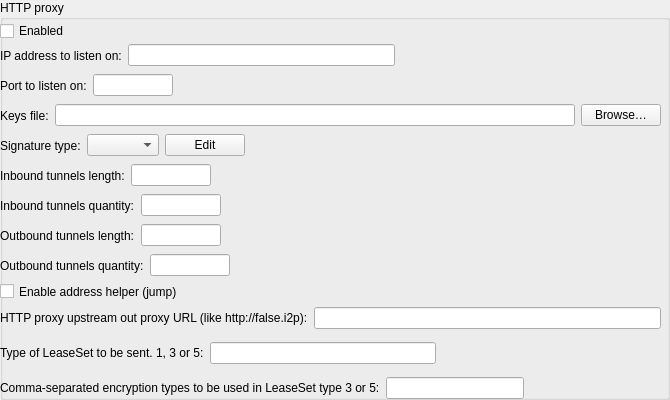
     <widget class="QGroupBox" name="httpProxyGroupBox">
      <property name="minimumSize">
       <size>
        <width>0</width>
        <height>400</height>
       </size>
      </property>
      <property name="maximumSize">
       <size>
        <width>16777215</width>
        <height>400</height>
       </size>
      </property>
      <property name="title">
       <string>HTTP proxy</string>
      </property>
      <widget class="QCheckBox" name="httpProxyEnabledCheckBox">
       <property name="geometry">
        <rect>
         <x>0</x>
         <y>20</y>
         <width>97</width>
         <height>22</height>
        </rect>
       </property>
       <property name="text">
        <string>Enabled</string>
       </property>
      </widget>
      <widget class="QWidget" name="horizontalLayoutWidget_17">
       <property name="geometry">
        <rect>
         <x>0</x>
         <y>40</y>
         <width>661</width>
         <height>31</height>
        </rect>
       </property>
       <layout class="QHBoxLayout" name="horizontalLayout_17">
        <item>
         <widget class="QLabel" name="label_11">
          <property name="text">
           <string>IP address to listen on:</string>
          </property>
         </widget>
        </item>
        <item>
         <widget class="QLineEdit" name="httpProxyAddressLineEdit"/>
        </item>
        <item>
         <spacer name="horizontalSpacer_11">
          <property name="orientation">
           <enum>Qt::Horizontal</enum>
          </property>
          <property name="sizeHint" stdset="0">
           <size>
            <width>40</width>
            <height>20</height>
           </size>
          </property>
         </spacer>
        </item>
       </layout>
      </widget>
      <widget class="QWidget" name="horizontalLayoutWidget_18">
       <property name="geometry">
        <rect>
         <x>0</x>
         <y>70</y>
         <width>661</width>
         <height>31</height>
        </rect>
       </property>
       <layout class="QHBoxLayout" name="horizontalLayout_18">
        <item>
         <widget class="QLabel" name="label_12">
          <property name="text">
           <string>Port to listen on:</string>
          </property>
         </widget>
        </item>
        <item>
         <widget class="QLineEdit" name="httpProxyPortLineEdit">
          <property name="maximumSize">
           <size>
            <width>80</width>
            <height>16777215</height>
           </size>
          </property>
         </widget>
        </item>
        <item>
         <spacer name="horizontalSpacer_12">
          <property name="orientation">
           <enum>Qt::Horizontal</enum>
          </property>
          <property name="sizeHint" stdset="0">
           <size>
            <width>40</width>
            <height>20</height>
           </size>
          </property>
         </spacer>
        </item>
       </layout>
      </widget>
      <widget class="QWidget" name="horizontalLayoutWidget_19">
       <property name="geometry">
        <rect>
         <x>0</x>
         <y>100</y>
         <width>661</width>
         <height>31</height>
        </rect>
       </property>
       <layout class="QHBoxLayout" name="horizontalLayout_19">
        <item>
         <widget class="QLabel" name="label_17">
          <property name="text">
           <string>Keys file:</string>
          </property>
         </widget>
        </item>
        <item>
         <widget class="QLineEdit" name="httpProxyKeyFileLineEdit"/>
        </item>
        <item>
         <widget class="QPushButton" name="httpProxyKeyFilePushButton">
          <property name="text">
           <string>Browse…</string>
          </property>
         </widget>
        </item>
       </layout>
      </widget>
      <widget class="QWidget" name="horizontalLayoutWidget_20">
       <property name="geometry">
        <rect>
         <x>0</x>
         <y>160</y>
         <width>661</width>
         <height>31</height>
        </rect>
       </property>
       <layout class="QHBoxLayout" name="horizontalLayout_20">
        <item>
         <widget class="QLabel" name="label_18">
          <property name="text">
           <string>Inbound tunnels length:</string>
          </property>
         </widget>
        </item>
        <item>
         <widget class="QLineEdit" name="httpProxyInboundTunnelsLenLineEdit">
          <property name="maximumSize">
           <size>
            <width>80</width>
            <height>16777215</height>
           </size>
          </property>
         </widget>
        </item>
        <item>
         <spacer name="horizontalSpacer_13">
          <property name="orientation">
           <enum>Qt::Horizontal</enum>
          </property>
          <property name="sizeHint" stdset="0">
           <size>
            <width>40</width>
            <height>20</height>
           </size>
          </property>
         </spacer>
        </item>
       </layout>
      </widget>
      <widget class="QWidget" name="horizontalLayoutWidget_21">
       <property name="geometry">
        <rect>
         <x>0</x>
         <y>190</y>
         <width>661</width>
         <height>31</height>
        </rect>
       </property>
       <layout class="QHBoxLayout" name="horizontalLayout_21">
        <item>
         <widget class="QLabel" name="label_19">
          <property name="text">
           <string>Inbound tunnels quantity:</string>
          </property>
         </widget>
        </item>
        <item>
         <widget class="QLineEdit" name="httpProxyInboundTunnQuantityLineEdit">
          <property name="maximumSize">
           <size>
            <width>80</width>
            <height>16777215</height>
           </size>
          </property>
         </widget>
        </item>
        <item>
         <spacer name="horizontalSpacer_14">
          <property name="orientation">
           <enum>Qt::Horizontal</enum>
          </property>
          <property name="sizeHint" stdset="0">
           <size>
            <width>40</width>
            <height>20</height>
           </size>
          </property>
         </spacer>
        </item>
       </layout>
      </widget>
      <widget class="QWidget" name="horizontalLayoutWidget_22">
       <property name="geometry">
        <rect>
         <x>0</x>
         <y>220</y>
         <width>661</width>
         <height>31</height>
        </rect>
       </property>
       <layout class="QHBoxLayout" name="horizontalLayout_22">
        <item>
         <widget class="QLabel" name="label_20">
          <property name="text">
           <string>Outbound tunnels length:</string>
          </property>
         </widget>
        </item>
        <item>
         <widget class="QLineEdit" name="httpProxyOutBoundTunnLenLineEdit">
          <property name="maximumSize">
           <size>
            <width>80</width>
            <height>16777215</height>
           </size>
          </property>
         </widget>
        </item>
        <item>
         <spacer name="horizontalSpacer_15">
          <property name="orientation">
           <enum>Qt::Horizontal</enum>
          </property>
          <property name="sizeHint" stdset="0">
           <size>
            <width>40</width>
            <height>20</height>
           </size>
          </property>
         </spacer>
        </item>
       </layout>
      </widget>
      <widget class="QWidget" name="horizontalLayoutWidget_23">
       <property name="geometry">
        <rect>
         <x>0</x>
         <y>250</y>
         <width>661</width>
         <height>31</height>
        </rect>
       </property>
       <layout class="QHBoxLayout" name="horizontalLayout_23">
        <item>
         <widget class="QLabel" name="label_21">
          <property name="text">
           <string>Outbound tunnels quantity:</string>
          </property>
         </widget>
        </item>
        <item>
         <widget class="QLineEdit" name="httpProxyOutboundTunnQuantityLineEdit">
          <property name="maximumSize">
           <size>
            <width>80</width>
            <height>16777215</height>
           </size>
          </property>
         </widget>
        </item>
        <item>
         <spacer name="horizontalSpacer_16">
          <property name="orientation">
           <enum>Qt::Horizontal</enum>
          </property>
          <property name="sizeHint" stdset="0">
           <size>
            <width>40</width>
            <height>20</height>
           </size>
          </property>
         </spacer>
        </item>
       </layout>
      </widget>
      <widget class="QWidget" name="horizontalLayoutWidget_35">
       <property name="geometry">
        <rect>
         <x>0</x>
         <y>130</y>
         <width>661</width>
         <height>31</height>
        </rect>
       </property>
       <layout class="QHBoxLayout" name="horizontalLayout_41">
        <item>
         <widget class="QLabel" name="label_43">
          <property name="text">
           <string>Signature type:</string>
          </property>
         </widget>
        </item>
        <item>
         <widget class="QComboBox" name="comboBox_httpPorxySignatureType"/>
        </item>
        <item>
         <widget class="QPushButton" name="httpProxySignTypeComboEditPushButton">
          <property name="text">
           <string>Edit</string>
          </property>
         </widget>
        </item>
        <item>
         <spacer name="horizontalSpacer_29">
          <property name="orientation">
           <enum>Qt::Horizontal</enum>
          </property>
          <property name="sizeHint" stdset="0">
           <size>
            <width>40</width>
            <height>20</height>
           </size>
          </property>
         </spacer>
        </item>
       </layout>
      </widget>
      <widget class="QCheckBox" name="httpProxyAddressHelperCheckBox">
       <property name="geometry">
        <rect>
         <x>0</x>
         <y>280</y>
         <width>661</width>
         <height>23</height>
        </rect>
       </property>
       <property name="text">
        <string>Enable address helper (jump)</string>
       </property>
      </widget>
      <widget class="QWidget" name="verticalLayoutWidget_6">
       <property name="geometry">
        <rect>
         <x>0</x>
         <y>300</y>
         <width>661</width>
         <height>107</height>
        </rect>
       </property>
       <layout class="QVBoxLayout" name="verticalLayout_6">
        <item>
         <layout class="QHBoxLayout" name="horizontalLayout_52">
          <item>
           <widget class="QLabel" name="label_53">
            <property name="text">
             <string>HTTP proxy upstream out proxy URL (like http://false.i2p):</string>
            </property>
           </widget>
          </item>
          <item>
           <widget class="QLineEdit" name="httpProxyOutproxyLineEdit"/>
          </item>
         </layout>
        </item>
        <item>
         <layout class="QHBoxLayout" name="horizontalLayout_54">
          <item>
           <widget class="QLabel" name="label_54">
            <property name="text">
             <string>Type of LeaseSet to be sent. 1, 3 or 5:</string>
            </property>
           </widget>
          </item>
          <item>
           <widget class="QLineEdit" name="httpProxyI2cpLeaseSetTypeLineEdit"/>
          </item>
          <item>
           <spacer name="horizontalSpacer_40">
            <property name="orientation">
             <enum>Qt::Horizontal</enum>
            </property>
            <property name="sizeHint" stdset="0">
             <size>
              <width>40</width>
              <height>20</height>
             </size>
            </property>
           </spacer>
          </item>
         </layout>
        </item>
        <item>
         <layout class="QHBoxLayout" name="horizontalLayout_53">
          <item>
           <widget class="QLabel" name="label_55">
            <property name="text">
             <string>Comma-separated encryption types to be used in LeaseSet type 3 or 5:</string>
            </property>
           </widget>
          </item>
          <item>
           <widget class="QLineEdit" name="httpProxyI2cpLeaseSetEncTypeLineEdit"/>
          </item>
          <item>
           <spacer name="horizontalSpacer_41">
            <property name="orientation">
             <enum>Qt::Horizontal</enum>
            </property>
            <property name="sizeHint" stdset="0">
             <size>
              <width>40</width>
              <height>20</height>
             </size>
            </property>
           </spacer>
          </item>
         </layout>
        </item>
       </layout>
      </widget>
     </widget>
